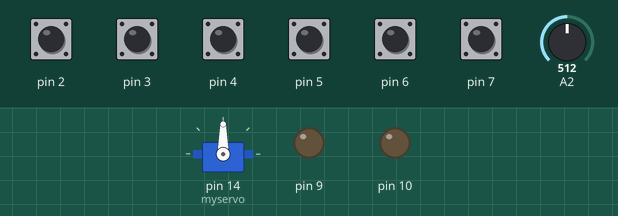
This sketch was run on a simulated Arduino Uno, built with avr-gcc and run on an emulated ATmega328P. Shown: servo, output pins drawn as LEDs (lit = HIGH). Inputs (shaded band) come from the test bench; at power-on: pin 2–7 HIGH, A2 = 512. What the sketch prints to the serial monitor is not drawn.

Above: at 1.2 s.
1.3 s: A2 set to 521
2.8 s: A2 set to 543
At 4.0 s:
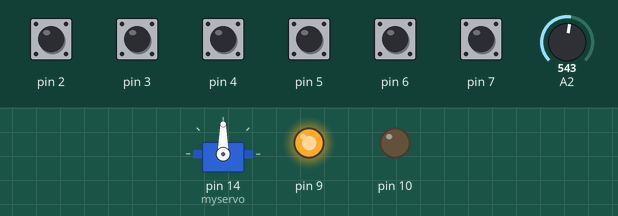
4.3 s: pin 5 pulled LOW for 0.15 s
At 5.2 s:
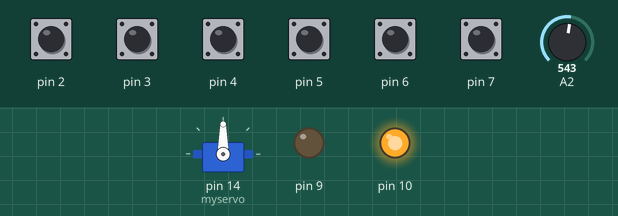
5.9 s: pin 2 pulled LOW for 0.15 s
At 6.4 s:
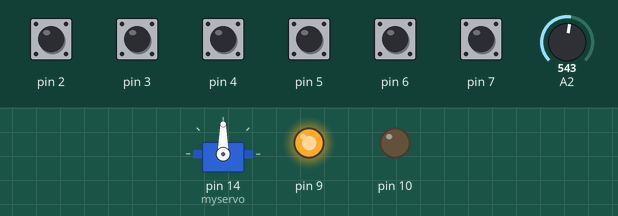
7.5 s: pin 5 pulled LOW for 1 s
At 8.8 s:
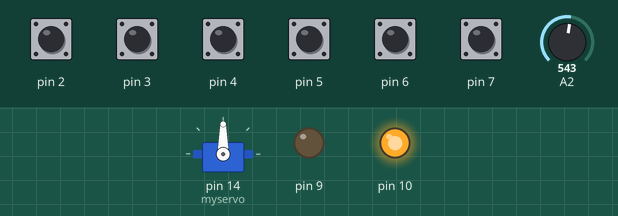
Timing chart, 0 to 10.5 s (numbered marks = the images above; inputs shaded):
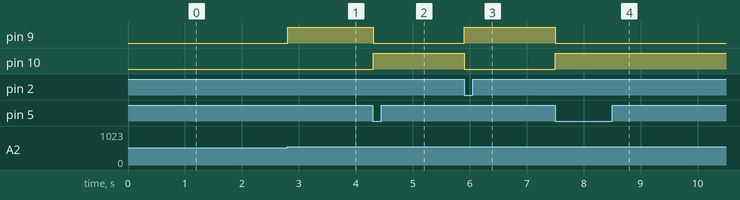

The sketch:

dyadyagev.ino
```cpp
#include <Servo.h>
Servo myservo;  // create servo object to control a servo

int treshhold = 2;
void setup() {
  Serial.begin(9600);
  myservo.attach(14);  // attaches the servo on pin 9 to the servo object
  for(int i = 2; i < 8; i++) {
    pinMode(i, INPUT_PULLUP);
  }
  pinMode(9, OUTPUT);
  pinMode(10, OUTPUT);

}

int target = 90, state = 0, dstep = 1;
int difference = 0, lastDifference = 1000;
boolean invert = false;
int invertCounter = 0;
long lastInvert = 0;

void loop() {
  for(int i = 2; i < 8; i++) {
    if(!digitalRead(i)) {
      target = (i-2)*36;
    }
  }
  if(!invert) state = map(analogRead(A2), 0, 1023, 0, 180);
  else state = map(1023 - analogRead(A2), 0, 1023, 0, 180);

  difference = state - target;

  if(difference > treshhold) {
    digitalWrite(9, HIGH);
    digitalWrite(10, LOW);
  }
  else if(difference < -treshhold) {
    digitalWrite(9, LOW);
    digitalWrite(10, HIGH);
  }
  else {
    digitalWrite(9, LOW);
    digitalWrite(10, LOW);
  }

  Serial.println(invertCounter);
  if(abs(lastDifference) < abs(difference)) {
    lastInvert = millis();
    invertCounter++;
    if(invertCounter > 18) {
      invert = !invert;

      invertCounter = 0;
    }
  }
  if(millis() - lastInvert > 20) invertCounter = 0;
  lastDifference = difference;
  delay(1);                           // waits for the servo to get there
}
```

Measured:
- the behaviour switches between 528 and 529 on A2 (found by bisection; images 0 and 1)
- after the input at 2.8 s, pin 9: LOW → HIGH at once
- after the input at 4.3 s, pin 9: HIGH → LOW at once; pin 10: LOW → HIGH at once
- after the input at 5.9 s, pin 9: LOW → HIGH at once; pin 10: HIGH → LOW at once
- after the input at 7.5 s, pin 9: HIGH → LOW at once; pin 10: LOW → HIGH at once
